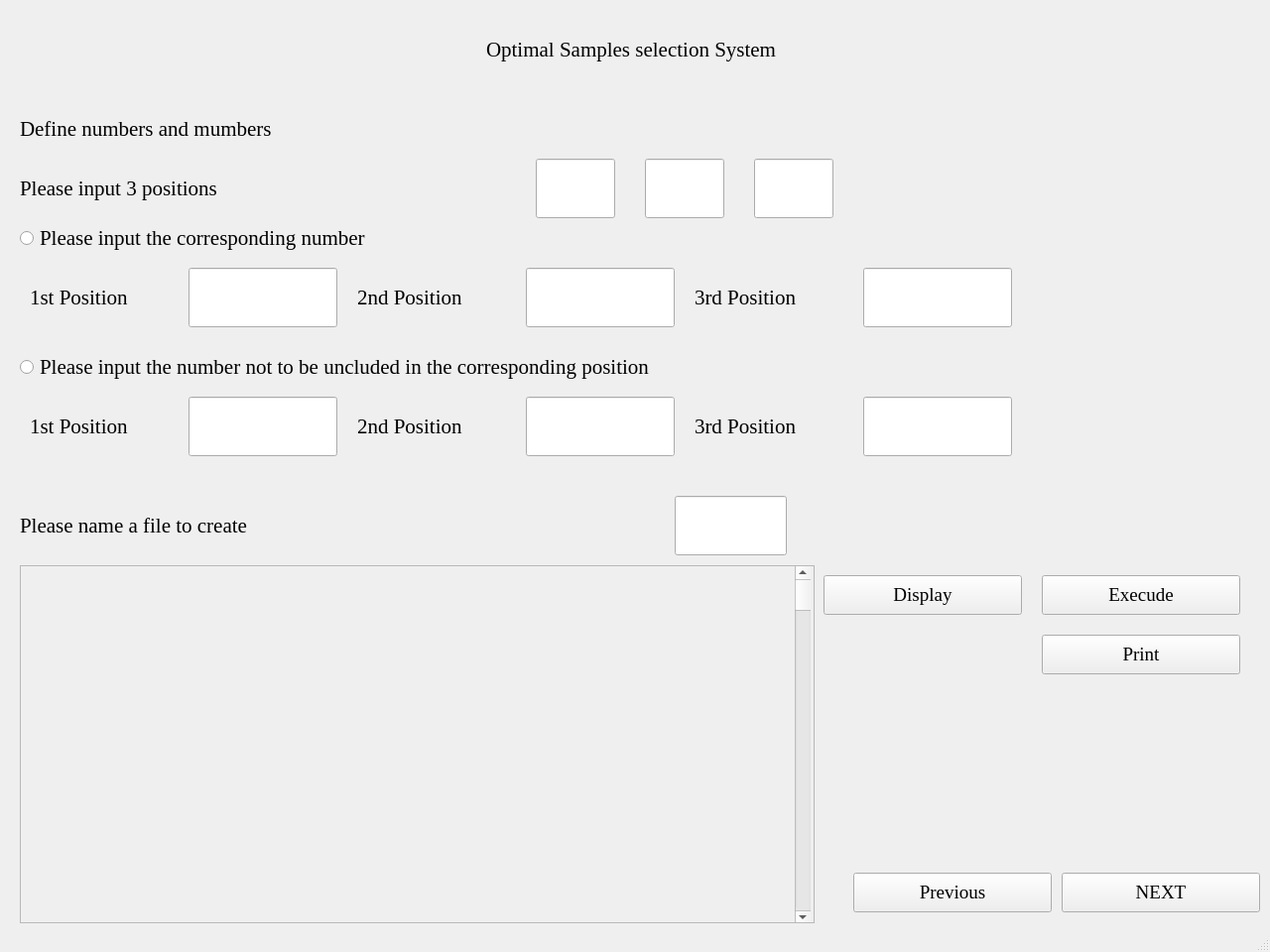
<?xml version="1.0" encoding="UTF-8"?>
<ui version="4.0">
 <class>S4</class>
 <widget class="QMainWindow" name="S4">
  <property name="geometry">
   <rect>
    <x>0</x>
    <y>0</y>
    <width>1280</width>
    <height>960</height>
   </rect>
  </property>
  <property name="minimumSize">
   <size>
    <width>1280</width>
    <height>960</height>
   </size>
  </property>
  <property name="maximumSize">
   <size>
    <width>1280</width>
    <height>960</height>
   </size>
  </property>
  <property name="windowTitle">
   <string>Optimal Samples selection System</string>
  </property>
  <widget class="QWidget" name="centralwidget">
   <widget class="QLabel" name="label">
    <property name="geometry">
     <rect>
      <x>490</x>
      <y>20</y>
      <width>700</width>
      <height>60</height>
     </rect>
    </property>
    <property name="font">
     <font>
      <family>Times New Roman</family>
      <pointsize>16</pointsize>
     </font>
    </property>
    <property name="text">
     <string>Optimal Samples selection System</string>
    </property>
   </widget>
   <widget class="QPushButton" name="NEXTbutton_2">
    <property name="geometry">
     <rect>
      <x>860</x>
      <y>880</y>
      <width>200</width>
      <height>40</height>
     </rect>
    </property>
    <property name="font">
     <font>
      <family>Times New Roman</family>
      <pointsize>14</pointsize>
     </font>
    </property>
    <property name="text">
     <string>Previous</string>
    </property>
   </widget>
   <widget class="QPushButton" name="NEXTbutton">
    <property name="geometry">
     <rect>
      <x>1070</x>
      <y>880</y>
      <width>200</width>
      <height>40</height>
     </rect>
    </property>
    <property name="font">
     <font>
      <family>Times New Roman</family>
      <pointsize>14</pointsize>
     </font>
    </property>
    <property name="text">
     <string>NEXT</string>
    </property>
   </widget>
   <widget class="QLabel" name="label_2">
    <property name="geometry">
     <rect>
      <x>20</x>
      <y>100</y>
      <width>500</width>
      <height>60</height>
     </rect>
    </property>
    <property name="font">
     <font>
      <family>Times New Roman</family>
      <pointsize>16</pointsize>
     </font>
    </property>
    <property name="text">
     <string>Define numbers and mumbers</string>
    </property>
   </widget>
   <widget class="QLabel" name="label_3">
    <property name="geometry">
     <rect>
      <x>20</x>
      <y>160</y>
      <width>500</width>
      <height>60</height>
     </rect>
    </property>
    <property name="font">
     <font>
      <family>Times New Roman</family>
      <pointsize>16</pointsize>
     </font>
    </property>
    <property name="text">
     <string>Please input 3 positions</string>
    </property>
   </widget>
   <widget class="QLineEdit" name="lineEdit">
    <property name="geometry">
     <rect>
      <x>540</x>
      <y>160</y>
      <width>80</width>
      <height>60</height>
     </rect>
    </property>
   </widget>
   <widget class="QLineEdit" name="lineEdit_2">
    <property name="geometry">
     <rect>
      <x>650</x>
      <y>160</y>
      <width>80</width>
      <height>60</height>
     </rect>
    </property>
   </widget>
   <widget class="QLineEdit" name="lineEdit_3">
    <property name="geometry">
     <rect>
      <x>760</x>
      <y>160</y>
      <width>80</width>
      <height>60</height>
     </rect>
    </property>
   </widget>
   <widget class="QRadioButton" name="radioButton_2">
    <property name="geometry">
     <rect>
      <x>20</x>
      <y>210</y>
      <width>1000</width>
      <height>60</height>
     </rect>
    </property>
    <property name="font">
     <font>
      <family>Times New Roman</family>
      <pointsize>16</pointsize>
     </font>
    </property>
    <property name="text">
     <string>Please input the corresponding number</string>
    </property>
   </widget>
   <widget class="QRadioButton" name="radioButton_3">
    <property name="geometry">
     <rect>
      <x>20</x>
      <y>340</y>
      <width>1000</width>
      <height>60</height>
     </rect>
    </property>
    <property name="font">
     <font>
      <family>Times New Roman</family>
      <pointsize>16</pointsize>
     </font>
    </property>
    <property name="text">
     <string>Please input the number not to be uncluded in the corresponding position</string>
    </property>
   </widget>
   <widget class="QLabel" name="label_4">
    <property name="geometry">
     <rect>
      <x>20</x>
      <y>500</y>
      <width>500</width>
      <height>60</height>
     </rect>
    </property>
    <property name="font">
     <font>
      <family>Times New Roman</family>
      <pointsize>16</pointsize>
     </font>
    </property>
    <property name="text">
     <string>Please name a file to create</string>
    </property>
   </widget>
   <widget class="QLineEdit" name="lineEdit_4">
    <property name="geometry">
     <rect>
      <x>680</x>
      <y>500</y>
      <width>113</width>
      <height>60</height>
     </rect>
    </property>
   </widget>
   <widget class="QScrollArea" name="scrollArea">
    <property name="geometry">
     <rect>
      <x>20</x>
      <y>570</y>
      <width>801</width>
      <height>361</height>
     </rect>
    </property>
    <property name="widgetResizable">
     <bool>true</bool>
    </property>
    <widget class="QWidget" name="scrollAreaWidgetContents">
     <property name="geometry">
      <rect>
       <x>0</x>
       <y>0</y>
       <width>799</width>
       <height>359</height>
      </rect>
     </property>
     <widget class="QScrollBar" name="verticalScrollBar">
      <property name="geometry">
       <rect>
        <x>780</x>
        <y>0</y>
        <width>16</width>
        <height>361</height>
       </rect>
      </property>
      <property name="orientation">
       <enum>Qt::Vertical</enum>
      </property>
     </widget>
    </widget>
   </widget>
   <widget class="QPushButton" name="NEXTbutton_3">
    <property name="geometry">
     <rect>
      <x>1050</x>
      <y>580</y>
      <width>200</width>
      <height>40</height>
     </rect>
    </property>
    <property name="font">
     <font>
      <family>Times New Roman</family>
      <pointsize>14</pointsize>
     </font>
    </property>
    <property name="text">
     <string>Execude</string>
    </property>
   </widget>
   <widget class="QPushButton" name="NEXTbutton_4">
    <property name="geometry">
     <rect>
      <x>830</x>
      <y>580</y>
      <width>200</width>
      <height>40</height>
     </rect>
    </property>
    <property name="font">
     <font>
      <family>Times New Roman</family>
      <pointsize>14</pointsize>
     </font>
    </property>
    <property name="text">
     <string>Display</string>
    </property>
   </widget>
   <widget class="QPushButton" name="NEXTbutton_5">
    <property name="geometry">
     <rect>
      <x>1050</x>
      <y>640</y>
      <width>200</width>
      <height>40</height>
     </rect>
    </property>
    <property name="font">
     <font>
      <family>Times New Roman</family>
      <pointsize>14</pointsize>
     </font>
    </property>
    <property name="text">
     <string>Print</string>
    </property>
   </widget>
   <widget class="QLineEdit" name="lineEdit_8">
    <property name="geometry">
     <rect>
      <x>870</x>
      <y>400</y>
      <width>150</width>
      <height>60</height>
     </rect>
    </property>
   </widget>
   <widget class="QLabel" name="label_10">
    <property name="geometry">
     <rect>
      <x>30</x>
      <y>400</y>
      <width>150</width>
      <height>60</height>
     </rect>
    </property>
    <property name="font">
     <font>
      <family>Times New Roman</family>
      <pointsize>16</pointsize>
     </font>
    </property>
    <property name="text">
     <string>1st Position</string>
    </property>
   </widget>
   <widget class="QLabel" name="label_11">
    <property name="geometry">
     <rect>
      <x>360</x>
      <y>400</y>
      <width>150</width>
      <height>60</height>
     </rect>
    </property>
    <property name="font">
     <font>
      <family>Times New Roman</family>
      <pointsize>16</pointsize>
     </font>
    </property>
    <property name="text">
     <string>2nd Position</string>
    </property>
   </widget>
   <widget class="QLineEdit" name="lineEdit_9">
    <property name="geometry">
     <rect>
      <x>530</x>
      <y>400</y>
      <width>150</width>
      <height>60</height>
     </rect>
    </property>
   </widget>
   <widget class="QLabel" name="label_12">
    <property name="geometry">
     <rect>
      <x>700</x>
      <y>400</y>
      <width>150</width>
      <height>60</height>
     </rect>
    </property>
    <property name="font">
     <font>
      <family>Times New Roman</family>
      <pointsize>16</pointsize>
     </font>
    </property>
    <property name="text">
     <string>3rd Position</string>
    </property>
   </widget>
   <widget class="QLineEdit" name="lineEdit_10">
    <property name="geometry">
     <rect>
      <x>190</x>
      <y>400</y>
      <width>150</width>
      <height>60</height>
     </rect>
    </property>
   </widget>
   <widget class="QLineEdit" name="lineEdit_11">
    <property name="geometry">
     <rect>
      <x>530</x>
      <y>270</y>
      <width>150</width>
      <height>60</height>
     </rect>
    </property>
   </widget>
   <widget class="QLineEdit" name="lineEdit_12">
    <property name="geometry">
     <rect>
      <x>870</x>
      <y>270</y>
      <width>150</width>
      <height>60</height>
     </rect>
    </property>
   </widget>
   <widget class="QLabel" name="label_13">
    <property name="geometry">
     <rect>
      <x>700</x>
      <y>270</y>
      <width>150</width>
      <height>60</height>
     </rect>
    </property>
    <property name="font">
     <font>
      <family>Times New Roman</family>
      <pointsize>16</pointsize>
     </font>
    </property>
    <property name="text">
     <string>3rd Position</string>
    </property>
   </widget>
   <widget class="QLabel" name="label_14">
    <property name="geometry">
     <rect>
      <x>360</x>
      <y>270</y>
      <width>150</width>
      <height>60</height>
     </rect>
    </property>
    <property name="font">
     <font>
      <family>Times New Roman</family>
      <pointsize>16</pointsize>
     </font>
    </property>
    <property name="text">
     <string>2nd Position</string>
    </property>
   </widget>
   <widget class="QLabel" name="label_15">
    <property name="geometry">
     <rect>
      <x>30</x>
      <y>270</y>
      <width>150</width>
      <height>60</height>
     </rect>
    </property>
    <property name="font">
     <font>
      <family>Times New Roman</family>
      <pointsize>16</pointsize>
     </font>
    </property>
    <property name="text">
     <string>1st Position</string>
    </property>
   </widget>
   <widget class="QLineEdit" name="lineEdit_13">
    <property name="geometry">
     <rect>
      <x>190</x>
      <y>270</y>
      <width>150</width>
      <height>60</height>
     </rect>
    </property>
   </widget>
  </widget>
  <widget class="QStatusBar" name="statusbar"/>
 </widget>
 <resources/>
 <connections/>
</ui>
